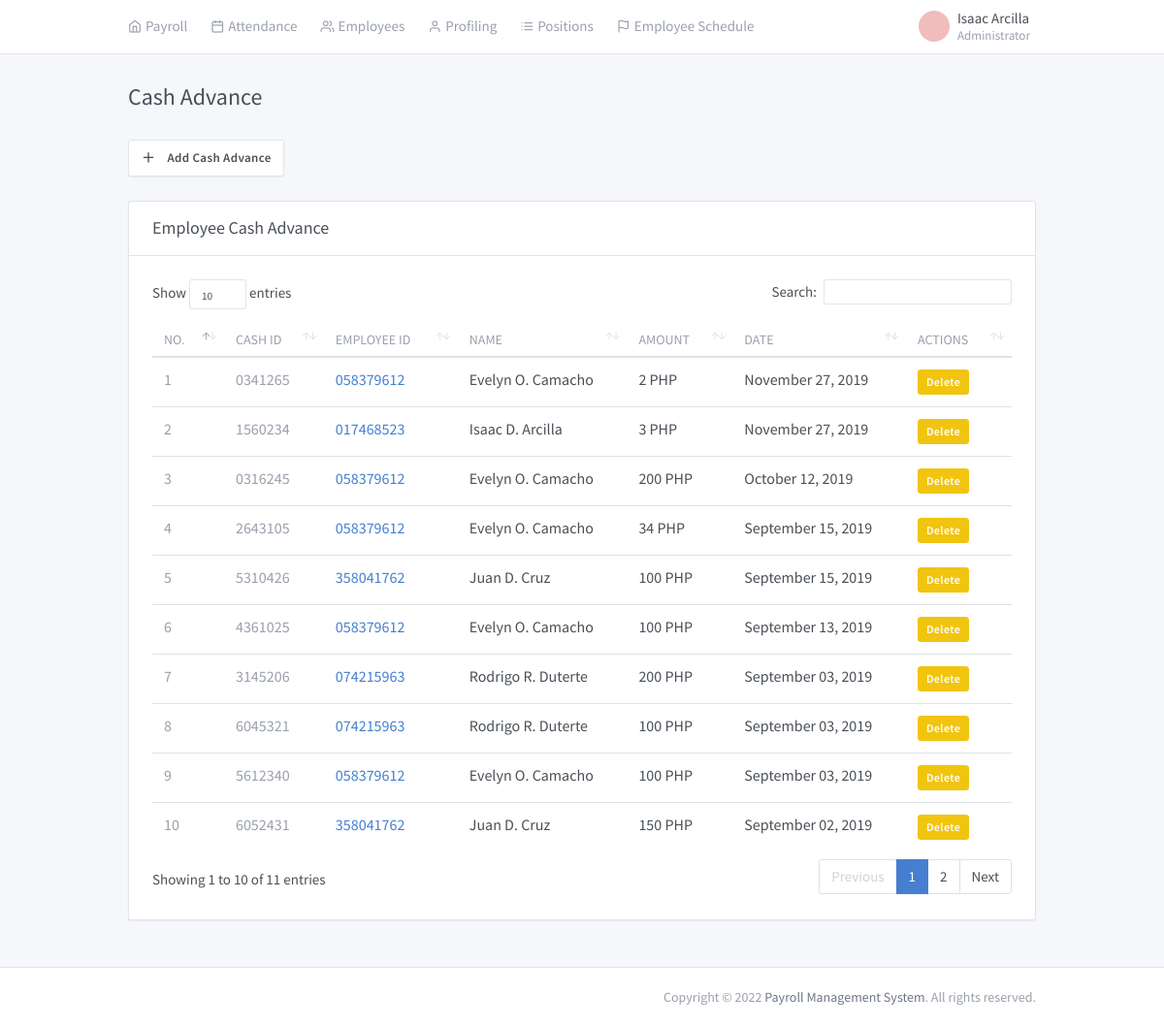
/admin/advance.php (signed in), run on the app's committed database.
### tables this page shows
CREATE TABLE `cashadvance` (
  `id` int(11) NOT NULL,
  `cash_id` varchar(45) DEFAULT NULL,
  `date_advance` varchar(45) DEFAULT NULL,
  `employee_id` int(11) DEFAULT NULL,
  `amount` double DEFAULT NULL
);

CREATE TABLE `employees` (
  `id` int(11) NOT NULL,
  `employee_id` varchar(45) DEFAULT NULL,
  `position_id` int(11) DEFAULT NULL,
  `schedule_id` int(11) DEFAULT NULL,
  `created_on` varchar(45) DEFAULT NULL,
  `photo` longtext DEFAULT NULL,
  `fullname` varchar(45) DEFAULT NULL,
  `address` varchar(45) DEFAULT NULL,
  `email` varchar(45) DEFAULT NULL,
  `phonenumber` varchar(45) DEFAULT NULL,
  `birthdate` varchar(45) DEFAULT NULL,
  `sex` varchar(45) DEFAULT NULL,
  `position` varchar(45) DEFAULT NULL,
  `civil_status` varchar(45) DEFAULT NULL,
  `citizenship` varchar(45) DEFAULT NULL,
  `height` int(11) DEFAULT NULL,
  `weight` int(11) DEFAULT NULL,
  `religion` varchar(45) DEFAULT NULL,
  `spouse` varchar(45) DEFAULT NULL,
  `spouse_occupation` varchar(45) DEFAULT NULL,
  `father` varchar(45) DEFAULT NULL,
  `father_occupation` varchar(45) DEFAULT NULL,
  `mother` varchar(45) DEFAULT NULL,
  `mother_occupation` varchar(45) DEFAULT NULL,
  `parent_address` varchar(45) DEFAULT NULL,
  `emergency_name` varchar(45) DEFAULT NULL,
  `emergency_contact` varchar(45) DEFAULT NULL,
  `project_name` varchar(45) DEFAULT NULL,
  `site_location` varchar(45) DEFAULT NULL
);

### admin/modals/modal_add_advance.php (called while the page is built, shortened)
<?php
 $queryPosition = "SELECT *, cashadvance.id AS caid, employees.employee_id AS empid FROM cashadvance LEFT JOIN employees ON employees.id=cashadvance.employee_id ORDER BY date_advance DESC;";
 $queryResult = mysqli_query($connection, $queryPosition);
?>

### admin/session/ModelController.php (called while the page is built, shortened)
<?php
 include "Global.php";
 class Dashboard{
    public function TemporaryConnection(){
      $sql = new Controller();
      return $sql->SQLConnection();
    }
    private function TemporaryDatabase(){
      $sql = new Controller();
      return $sql->Database();
    }
    private function ConnectionCheck($connection){
      $sql = new Controller();
      return $sql->Connection($connection);
    }
	public function SelectQuery($string){
        $connection = $this->TemporaryConnection();
        if(($this -> ConnectionCheck($connection) === true)){
            $result = mysqli_query($connection, $string);
            return $result;
        }
    }
	public function GetAdministrator($username, $password){
		$query = $this->SelectQuery("SELECT * FROM `admin` WHERE `username` = '$username' AND `password` = '$password'");
		return $query;
	}
}
?>

### admin/session/Global.php (called while the page is built)
<?php
 class Controller{
	public function SQLConnection(){
		$connection = array("server" => "localhost", "user" => "root", "password" => "", "database" => "payroll");
		$connections = mysqli_connect($connection["server"], $connection["user"], $connection["password"], $connection["database"]);
		return $connections;
	}
	public function Connection($connection){
		if(!$connection){
			return false;
		}else{
			return true;
		}
	}
	public function Database(){
		$database = mysqli_select_db($this->SQLConnection(), 'payroll');
		return $database;
	}
}
?>

### admin/advance.php (the view, shortened to what this page needs)
<?php
require_once('includes/script.php');
?>
<!doctype html>
<html lang="en" dir="ltr">
  <head>
  </head>
  <body >
    <div class="page" id="app">
      <div class="page-main">
        <div class="header collapse d-lg-flex p-0" id="headerMenuCollapse">
          <div class="container">
            <div class="row align-items-center">
              <div class="d-flex">
                <?php require_once('includes/header.php') ?>
              </div>
              <div class="col-lg order-lg-first">
                <?php require_once('includes/subheader.php') ?>
              </div>
            </div>
          </div>
        </div>
        <div class="my-3 my-md-5">
          <div class="container">
            <div class="page-header">
              <h1 class="page-title">
                Cash Advance
              </h1>
            </div>
            <div class="row row-cards">
              <div style="padding-left: 12px; padding-bottom: 25px;">
                <button type="button" class="btn btn-secondary" data-toggle="modal" data-target="#modal-add-advance">
                   <i class="fe fe-plus mr-2"></i> Add Cash Advance
                </button>
              </div>
              <div class="col-12">
                <div class="card">
                  <div class="card-header py-3">
                    <h3 class="card-title">Employee Cash Advance</h3>
                  </div>
                  <?php require_once('modals/modal_add_advance.php') ?>
                  <div class="card-body">
                    <div class="table-responsive">
                      <table class="table table-hovered" id="dataTable" width="100%" cellspacing="0">
                        <thead>
                          <tr>
                           	<th>No.</th>
                            <th>CASH ID</th>
                            <th >EMPloyee ID</th>
                            <th >NAME</th>
                            <th>Amount</th>
                            <th>Date</th>
                            <th >Actions</th>
                          </tr>
                        </thead>
                        <tbody>
                          <?php
                          	$count = 0;
                            while($row = mysqli_fetch_assoc($queryResult)) {
                          	$count++;
                          	?>
                          <tr>
                            <td ><span class="text-muted"><?php echo $count ?></span></td>
                            <td ><span class="text-muted"><?php echo $row['cash_id'] ?></span></td>
                            <td ><a class="text-primary"><?php echo $row['employee_id'] ?></a></td>
                            <td ><a class="text-inherit"><?php echo $row['fullname'] ?></a></td>
                            <td >
                              <?php echo number_format($row['amount']) ?> PHP
                            </td>
                            <td ><a class="text-inherit"><?php echo date('F d, Y', strtotime($row['date_advance'])) ?></a></td>
                             <td >
                              <button class="btn btn-warning btn-sm " data-toggle="modal" data-target="#delete-<?php echo $row['cash_id'] ?>">Delete</button>
                            </td>
                          </tr>
                          <?php } ?>
                        </tbody>
                      </table>
                    </div>
                  </div>
                </div>
              </div>
            </div>
          </div>
        </div>
      </div>
      <?php require_once('includes/footer.php') ?>
    </div>
  </body>
</html>

### admin/includes/header.php (shortened to what this page needs)
<?php
 $model = new Dashboard();
 $password = $_SESSION['official_password'];
 $username = $_SESSION['official_username'];
 $query = $model->GetAdministrator($username, $password);
 $admin = mysqli_fetch_assoc($query);
        $firstname = $admin['firstname'];
        $lastname = $admin['lastname'];
        $type = $admin['type'];
?>
              <div style="padding-right: 18px;" class="d-flex order-lg-2 ml-auto">
                <div class="dropdown">
                  <a href="#" class="nav-link pr-0  leading-none" data-toggle="dropdown">
                    <span class="avatar avatar-red" style="background-image: url(../demo/b6.jpg)"></span>
                    <span class="ml-2 d-none d-lg-block">
                      <span class="text-default"><?php echo $firstname ?>&nbsp<?php echo $lastname ?></span>
                      <small class="text-muted d-block mt-1"><?php echo $type?></small>
                    </span>
                  </a>
                </div>
              </div>

### data on the page
cashadvance: cash "0341265", employee.employee_id "058379612", employee.fullname "Evelyn O. Camacho", amount "2", date_advance "November 27, 2019"
cashadvance: cash "1560234", employee.employee_id "017468523", employee.fullname "Isaac D. Arcilla", amount "3", date_advance "November 27, 2019"
cashadvance: cash "0316245", employee.employee_id "058379612", employee.fullname "Evelyn O. Camacho", amount "200", date_advance "October 12, 2019"
cashadvance: cash "2643105", employee.employee_id "058379612", employee.fullname "Evelyn O. Camacho", amount "34", date_advance "September 15, 2019"
cashadvance: cash "5310426", employee.employee_id "358041762", employee.fullname "Juan D. Cruz", amount "100", date_advance "September 15, 2019"
cashadvance: cash "4361025", employee.employee_id "058379612", employee.fullname "Evelyn O. Camacho", amount "100", date_advance "September 13, 2019"
cashadvance: cash "3145206", employee.employee_id "074215963", employee.fullname "Rodrigo R. Duterte", amount "200", date_advance "September 03, 2019"
cashadvance: cash "6045321", employee.employee_id "074215963", employee.fullname "Rodrigo R. Duterte", amount "100", date_advance "September 03, 2019"
cashadvance: cash "5612340", employee.employee_id "058379612", employee.fullname "Evelyn O. Camacho", amount "100", date_advance "September 03, 2019"
cashadvance: cash "6052431", employee.employee_id "358041762", employee.fullname "Juan D. Cruz", amount "150", date_advance "September 02, 2019"

### other printed values
$firstname "Isaac"
$lastname "Arcilla"
$type "Administrator"
